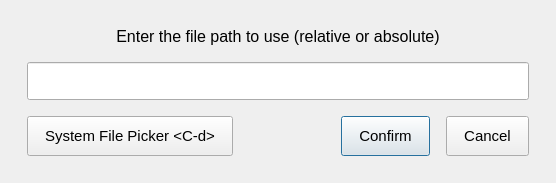
<?xml version="1.0" encoding="UTF-8"?>
<ui version="4.0">
 <class>FileDialog</class>
 <widget class="QDialog" name="FileDialog">
  <property name="geometry">
   <rect>
    <x>0</x>
    <y>0</y>
    <width>556</width>
    <height>181</height>
   </rect>
  </property>
  <property name="windowTitle">
   <string>Dialog</string>
  </property>
  <layout class="QVBoxLayout" name="verticalLayout_2">
   <item>
    <layout class="QVBoxLayout" name="verticalLayout">
     <property name="spacing">
      <number>16</number>
     </property>
     <property name="leftMargin">
      <number>16</number>
     </property>
     <property name="topMargin">
      <number>16</number>
     </property>
     <property name="rightMargin">
      <number>16</number>
     </property>
     <property name="bottomMargin">
      <number>16</number>
     </property>
     <item>
      <widget class="QLabel" name="mainLabel">
       <property name="font">
        <font>
         <pointsize>12</pointsize>
        </font>
       </property>
       <property name="text">
        <string>Enter the file path to use (relative or absolute)</string>
       </property>
       <property name="alignment">
        <set>Qt::AlignCenter</set>
       </property>
      </widget>
     </item>
     <item>
      <widget class="QLineEdit" name="filePathBox">
       <property name="font">
        <font>
         <pointsize>11</pointsize>
        </font>
       </property>
       <property name="styleSheet">
        <string notr="true">padding: 8px</string>
       </property>
      </widget>
     </item>
     <item>
      <layout class="QHBoxLayout" name="horizontalLayout">
       <item>
        <widget class="QPushButton" name="openSystemDialogButton">
         <property name="font">
          <font>
           <pointsize>11</pointsize>
          </font>
         </property>
         <property name="styleSheet">
          <string notr="true">padding: 10px 17px</string>
         </property>
         <property name="text">
          <string>System File Picker &lt;C-d&gt;</string>
         </property>
         <property name="autoDefault">
          <bool>false</bool>
         </property>
        </widget>
       </item>
       <item>
        <spacer name="horizontalSpacer">
         <property name="orientation">
          <enum>Qt::Horizontal</enum>
         </property>
         <property name="sizeHint" stdset="0">
          <size>
           <width>40</width>
           <height>20</height>
          </size>
         </property>
        </spacer>
       </item>
       <item>
        <widget class="QPushButton" name="confirmButton">
         <property name="font">
          <font>
           <pointsize>11</pointsize>
          </font>
         </property>
         <property name="styleSheet">
          <string notr="true">padding: 10px 17px</string>
         </property>
         <property name="text">
          <string>Confirm</string>
         </property>
        </widget>
       </item>
       <item>
        <widget class="QPushButton" name="cancelButton">
         <property name="font">
          <font>
           <pointsize>11</pointsize>
          </font>
         </property>
         <property name="styleSheet">
          <string notr="true">padding: 10px 17px</string>
         </property>
         <property name="text">
          <string>Cancel</string>
         </property>
         <property name="autoDefault">
          <bool>false</bool>
         </property>
        </widget>
       </item>
      </layout>
     </item>
    </layout>
   </item>
  </layout>
 </widget>
 <resources/>
 <connections/>
</ui>
